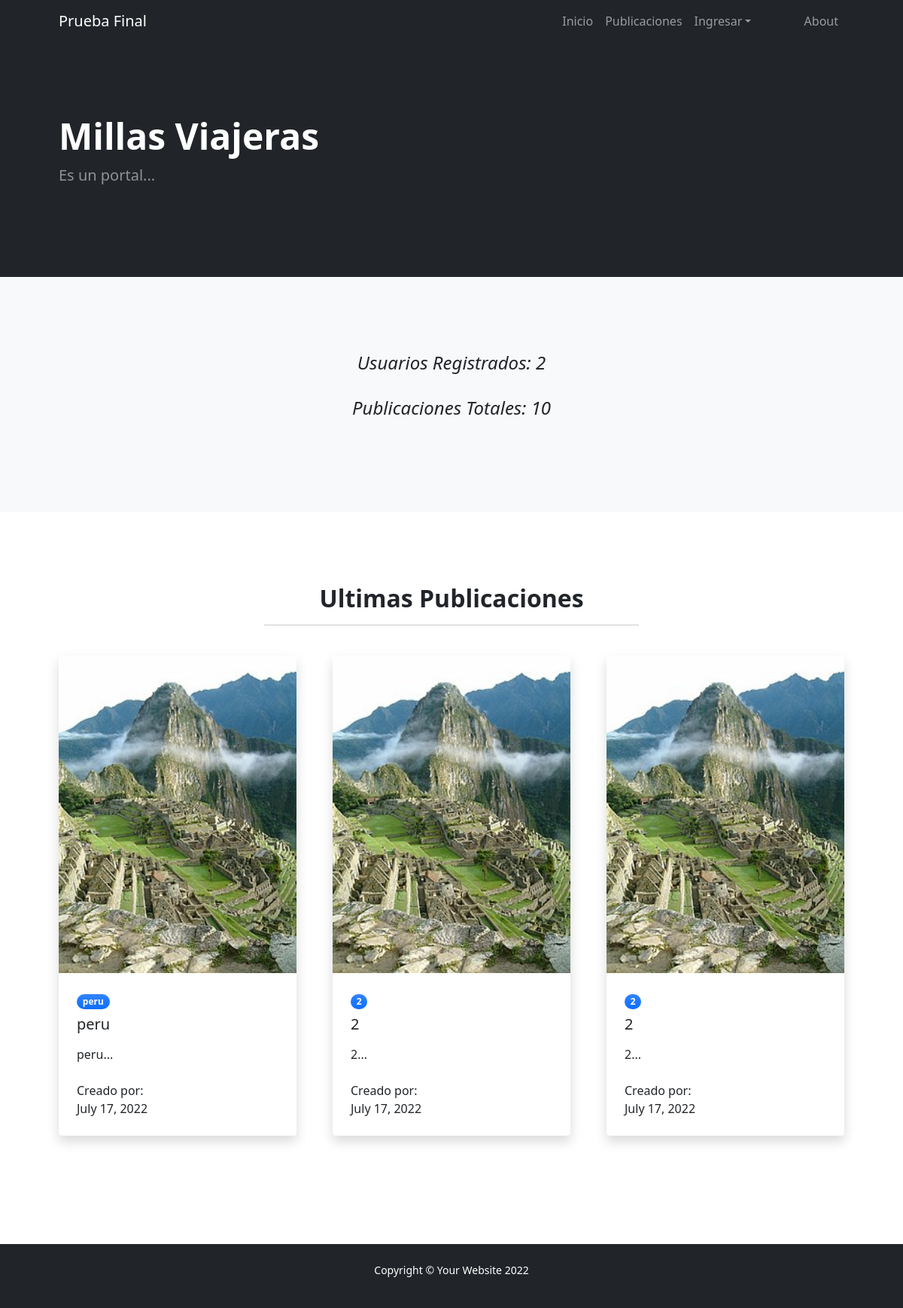
The page / on the database its author committed.
### PruebaFinalApp/models.py (models this page shows)
class Publicaciones(models.Model):
    imagen = models.ImageField(null=True, blank=True)
    pais = models.CharField(max_length=50)
    titulo = models.CharField(max_length=50)
    descripcion = RichTextField(blank=True , null=True)
    fecha_viaje = models.DateField()
    autor = models.ForeignKey(User, blank=True, null=True, on_delete=models.SET_NULL)
    class Meta:
        verbose_name_plural = "Publicaciones"
        db_table = "imageupload"

### PruebaFinalApp/views.py (the view)
# urls.py: path('', inicio),
def inicio(request):
    publicaciones = Publicaciones.objects.all()
    ultimas = publicaciones[len(publicaciones)-4:len(publicaciones)-1]
    ultima_publicacion = publicaciones[publicaciones.count()-1]
    total_publicaciones = publicaciones.count()
    usuarios = User.objects.all()
    total_usuarios = usuarios.count()
    return render(request, "PruebaFinalApp/index.html", {"publicaciones":ultimas, 'total_usuarios':total_usuarios, 'total_publicaciones':total_publicaciones, 'ultima_publicacion':ultima_publicacion})

### PruebaFinalApp/templates/PruebaFinalApp/index.html (shortened to what this page needs)
{%extends 'PruebaFinalApp/base.html'%}
{%block contenido%}
{%load static%}
            <header class="bg-dark py-5">
                <div class="container px-5">
                    <div class="row gx-5 align-items-center justify-content-center">
                        <div class="col-lg-8 col-xl-7 col-xxl-6">
                            <div class="my-5 text-center text-xl-start">
                                <h1 class="display-5 fw-bolder text-white mb-2">Millas Viajeras</h1>
                                <p class="lead fw-normal text-white-50 mb-4">Es un portal...</p>
                            </div>
                        </div>
                        <div class="col-xl-5 col-xxl-6 d-none d-xl-block text-center"><img class="img-fluid rounded-3 my-5" src="" alt="" /></div>
                    </div>
                </div>
            </header>
            <div class="py-5 bg-light">
                <div class="container px-5 my-5">
                    <div class="row gx-5 justify-content-center">
                        <div class="col-lg-10 col-xl-7">
                            <div class="text-center">
                                <div class="fs-4 mb-4 fst-italic">Usuarios Registrados: {{total_usuarios}}</div>
                                <div class="fs-4 mb-4 fst-italic">Publicaciones Totales: {{total_publicaciones}}</div>
                            </div>
                        </div>
                    </div>
                </div>
            </div>
            <section class="py-5">
                <div class="container px-5 my-5">
                    <div class="row gx-5 justify-content-center">
                        <div class="col-lg-8 col-xl-6">
                            <div class="text-center">
                                <h2 class="fw-bolder">Ultimas Publicaciones</h2>
                                <hr>
                                <br>
                            </div>
                        </div>
                    </div>
                    <div class="row gx-5">
                        {%if publicaciones|length == 0 %}
                        <h1>No hay publicaciones aun...</h1>
                        {%else%}
                            {%for publicacion in publicaciones%}
                            <div class="col-lg-4 mb-5">
                                <div class="card h-100 shadow border-0">
                                    <img class="card-img-top" src="{{publicacion.imagen.url}}" alt="..." />
                                    <div class="card-body p-4">
                                        <div class="badge bg-primary bg-gradient rounded-pill mb-2">{{publicacion.pais}}</div>
                                        <a class="text-decoration-none link-dark stretched-link" href="{%url 'publicaciones' %}"><h5 class="card-title mb-3">{{publicacion.titulo}}</h5></a>
                                        <p class="card-text mb-0">{{publicacion.descripcion|slice:120}}...</p>
                                        <br>
                                        <p class="card-text mb-0">Creado por: </p>
                                        <p class="card-text mb-0">{{publicacion.fecha_viaje}}</p>
                                    </div>
                                </div>
                            </div>
                            {%endfor%}
                        {%endif%}
                    </div>
                </div>
            </section>
        </main>
{%endblock%}

### rows shown on the page
Publicaciones: imagen (picture), pais "peru", titulo "peru", descripcion "peru", fecha_viaje "July 17, 2022"
Publicaciones: imagen (picture), pais "2", titulo "2", descripcion "2", fecha_viaje "July 17, 2022"
Publicaciones: imagen (picture), pais "2", titulo "2", descripcion "2", fecha_viaje "July 17, 2022"

### other values the page prints
{{ total_usuarios }} "2"
{{ total_publicaciones }} "10"
